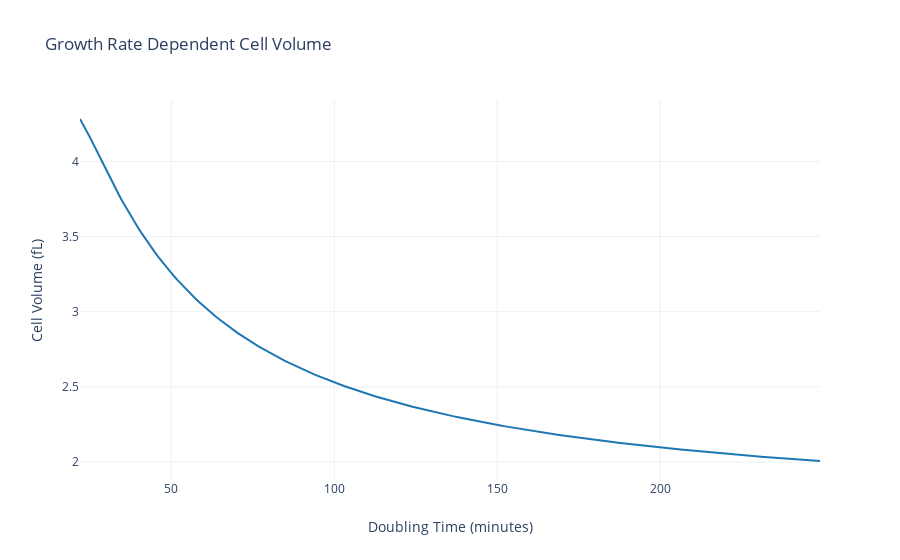

Here is the notebook cell this chart was saved with:
### Code cell
dt_min = np.arange(22.0, 250.0, 1.0)
results = []
for i in dt_min:
    results.append(measured_cell_volume(i)) 
    
trace = go.Scatter(
    name='Measurement',
    x=dt_min,
    y=results,
    mode='lines',
    line=dict(color='rgb(31, 119, 180)'))

# Trace order can be important
# with continuous error bars
data = [trace]

layout = go.Layout(
    xaxis=dict(title='Doubling Time (minutes)'),
    yaxis=dict(title='Cell Volume (fL)'),
    title='Growth Rate Dependent Cell Volume',
    showlegend = False,
    template='plotly_white'
)

fig = go.Figure(data=data, layout=layout)

iplot(fig, filename='pandas-continuous-error-bars')

### Figure 1 — Plotly figure (JSON) as saved in the notebook; plotly's stock layout.template omitted (floating-point values rounded to 4 significant figures; data arrays with more than 128 entries replaced by an {"elided": "..."} marker saying what was removed)
{"data": [{"line": {"color": "rgb(31, 119, 180)"}, "mode": "lines", "name": "Measurement", "type": "scatter", "x": {"elided": "228 int values"}, "y": {"elided": "228 float values"}}], "layout": {"showlegend": false, "title": {"text": "Growth Rate Dependent Cell Volume"}, "xaxis": {"title": {"text": "Doubling Time (minutes)"}}, "yaxis": {"title": {"text": "Cell Volume (fL)"}}}}
